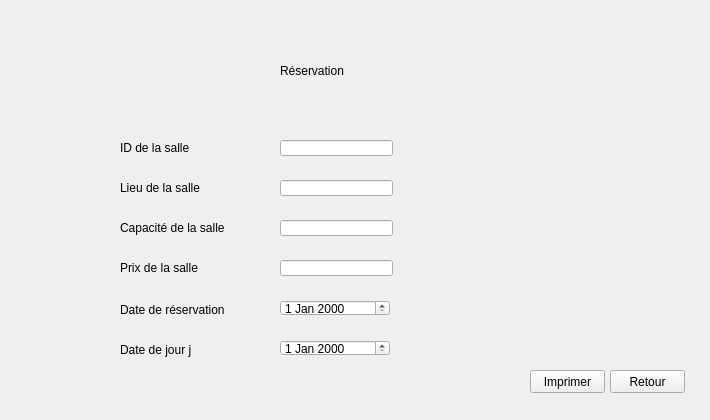
   <widget class="QWidget" name="page_11">
    <widget class="QLabel" name="label_37">
     <property name="geometry">
      <rect>
       <x>0</x>
       <y>0</y>
       <width>701</width>
       <height>411</height>
      </rect>
     </property>
     <property name="text">
      <string/>
     </property>
     <property name="pixmap">
      <pixmap>../../Downloads/bb.jpg</pixmap>
     </property>
    </widget>
    <widget class="QLabel" name="label_38">
     <property name="geometry">
      <rect>
       <x>280</x>
       <y>50</y>
       <width>131</width>
       <height>41</height>
      </rect>
     </property>
     <property name="styleSheet">
      <string notr="true">color:rgb(0, 0, 0);
font: 75 15pt &quot;Segoe Script&quot;;</string>
     </property>
     <property name="text">
      <string>Réservation</string>
     </property>
    </widget>
    <widget class="QLabel" name="label_39">
     <property name="geometry">
      <rect>
       <x>120</x>
       <y>300</y>
       <width>121</width>
       <height>20</height>
      </rect>
     </property>
     <property name="styleSheet">
      <string notr="true">color: rgb(0, 0, 0);
font: 87 8pt &quot;Arial Black&quot;;</string>
     </property>
     <property name="text">
      <string>Date de réservation</string>
     </property>
    </widget>
    <widget class="QLabel" name="label_40">
     <property name="geometry">
      <rect>
       <x>120</x>
       <y>340</y>
       <width>91</width>
       <height>20</height>
      </rect>
     </property>
     <property name="styleSheet">
      <string notr="true">color: rgb(0, 0, 0);
font: 87 8pt &quot;Arial Black&quot;;</string>
     </property>
     <property name="text">
      <string>Date de jour j</string>
     </property>
    </widget>
    <widget class="QDateEdit" name="dateEdit">
     <property name="geometry">
      <rect>
       <x>280</x>
       <y>300</y>
       <width>110</width>
       <height>16</height>
      </rect>
     </property>
     <property name="styleSheet">
      <string notr="true">font: 75 8pt &quot;Segoe Script&quot;;
color: rgb(0, 0, 0);</string>
     </property>
    </widget>
    <widget class="QDateEdit" name="dateEdit_2">
     <property name="geometry">
      <rect>
       <x>280</x>
       <y>340</y>
       <width>110</width>
       <height>16</height>
      </rect>
     </property>
     <property name="styleSheet">
      <string notr="true">font: 75 8pt &quot;Segoe Script&quot;;
color: rgb(0, 0, 0);</string>
     </property>
    </widget>
    <widget class="QPushButton" name="pushButton_31">
     <property name="geometry">
      <rect>
       <x>610</x>
       <y>370</y>
       <width>75</width>
       <height>23</height>
      </rect>
     </property>
     <property name="styleSheet">
      <string notr="true">font: 75 8pt &quot;Segoe Script&quot;;
color: rgb(0, 0, 0);</string>
     </property>
     <property name="text">
      <string>Retour</string>
     </property>
    </widget>
    <widget class="QLabel" name="label_20">
     <property name="geometry">
      <rect>
       <x>120</x>
       <y>140</y>
       <width>141</width>
       <height>16</height>
      </rect>
     </property>
     <property name="styleSheet">
      <string notr="true">color: rgb(0, 0, 0);
font: 87 8pt &quot;Arial Black&quot;;</string>
     </property>
     <property name="text">
      <string>ID de la salle</string>
     </property>
    </widget>
    <widget class="QLabel" name="label_22">
     <property name="geometry">
      <rect>
       <x>120</x>
       <y>220</y>
       <width>121</width>
       <height>16</height>
      </rect>
     </property>
     <property name="styleSheet">
      <string notr="true">color: rgb(0, 0, 0);
font: 87 8pt &quot;Arial Black&quot;;</string>
     </property>
     <property name="text">
      <string>Capacité de la salle</string>
     </property>
    </widget>
    <widget class="QLabel" name="label_23">
     <property name="geometry">
      <rect>
       <x>120</x>
       <y>180</y>
       <width>141</width>
       <height>16</height>
      </rect>
     </property>
     <property name="styleSheet">
      <string notr="true">color: rgb(0, 0, 0);
font: 87 8pt &quot;Arial Black&quot;;
</string>
     </property>
     <property name="text">
      <string>Lieu de la salle</string>
     </property>
    </widget>
    <widget class="QLabel" name="label_24">
     <property name="geometry">
      <rect>
       <x>120</x>
       <y>260</y>
       <width>111</width>
       <height>16</height>
      </rect>
     </property>
     <property name="styleSheet">
      <string notr="true">color: rgb(0, 0, 0);
font: 87 8pt &quot;Arial Black&quot;;</string>
     </property>
     <property name="text">
      <string>Prix de la salle</string>
     </property>
    </widget>
    <widget class="QLineEdit" name="lineEdit_5">
     <property name="geometry">
      <rect>
       <x>280</x>
       <y>260</y>
       <width>113</width>
       <height>16</height>
      </rect>
     </property>
     <property name="styleSheet">
      <string notr="true">font: 75 8pt &quot;Segoe Script&quot;;
color: rgb(0, 0, 0);</string>
     </property>
     <property name="readOnly">
      <bool>true</bool>
     </property>
    </widget>
    <widget class="QLineEdit" name="lineEdit_10">
     <property name="geometry">
      <rect>
       <x>280</x>
       <y>220</y>
       <width>113</width>
       <height>16</height>
      </rect>
     </property>
     <property name="styleSheet">
      <string notr="true">font: 75 8pt &quot;Segoe Script&quot;;
color: rgb(0, 0, 0);</string>
     </property>
     <property name="readOnly">
      <bool>true</bool>
     </property>
    </widget>
    <widget class="QLineEdit" name="lineEdit_11">
     <property name="geometry">
      <rect>
       <x>280</x>
       <y>180</y>
       <width>113</width>
       <height>16</height>
      </rect>
     </property>
     <property name="styleSheet">
      <string notr="true">font: 75 8pt &quot;Segoe Script&quot;;
color: rgb(0, 0, 0);</string>
     </property>
     <property name="readOnly">
      <bool>true</bool>
     </property>
    </widget>
    <widget class="QLineEdit" name="lineEdit_12">
     <property name="geometry">
      <rect>
       <x>280</x>
       <y>140</y>
       <width>113</width>
       <height>16</height>
      </rect>
     </property>
     <property name="styleSheet">
      <string notr="true">font: 75 8pt &quot;Segoe Script&quot;;
color: rgb(0, 0, 0);</string>
     </property>
     <property name="maxLength">
      <number>4</number>
     </property>
     <property name="readOnly">
      <bool>true</bool>
     </property>
    </widget>
    <widget class="QPushButton" name="pushButton_20">
     <property name="geometry">
      <rect>
       <x>530</x>
       <y>370</y>
       <width>75</width>
       <height>23</height>
      </rect>
     </property>
     <property name="styleSheet">
      <string notr="true">font: 75 8pt &quot;Segoe Script&quot;;
color: rgb(0, 0, 0);</string>
     </property>
     <property name="text">
      <string>Imprimer</string>
     </property>
    </widget>
   </widget>
